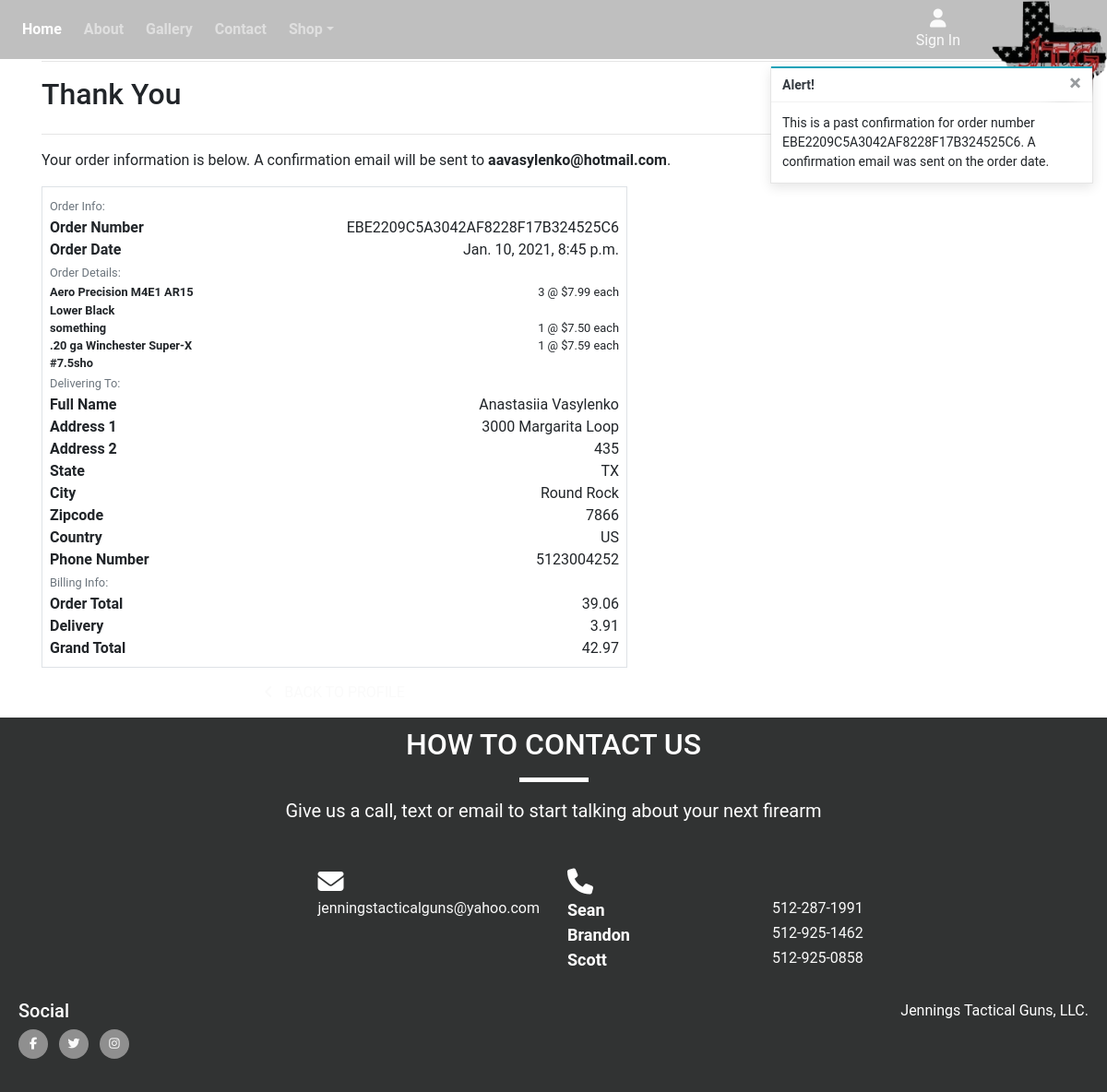
Screenshot of /profile/order_history/EBE2209C5A3042AF8228F17B324525C6 with the database file from the repository.
### checkout/models.py (models this page shows, shortened)
class Order(models.Model):
    order_number = models.CharField(max_length=32, null=False, editable=False)
    user_profile = models.ForeignKey(UserProfile, on_delete=models.SET_NULL,
                                     null=True, blank=True, related_name='orders')
    full_name = models.CharField(max_length=50, null=False, blank=False)
    email = models.EmailField(max_length=254, null=False, blank=False)
    phone_number = models.CharField(max_length=20, null=False, blank=False)
    country = CountryField(blank_label='Country *', null=False, blank=False)
    postal_code = models.CharField(max_length=5, null=False, blank=False)
    state = USStateField(max_length=9, null=False, blank=False)
    city = models.CharField(max_length=40, null=False, blank=False)
    street_address1 = models.CharField(max_length=80, null=False, blank=False)
    street_address2 = models.CharField(max_length=80, null=True, blank=True)
    date = models.DateTimeField(auto_now_add=True)
    delivery_cost = models.DecimalField(max_digits=6, decimal_places=2, null=False, default=0)
    order_total = models.DecimalField(max_digits=10, decimal_places=2, null=False, default=0)
    grand_total = models.DecimalField(max_digits=10, decimal_places=2, null=False, default=0)
    original_bag = models.TextField(null=False, blank=False, default='')
    stripe_pid = models.CharField(max_length=254, null=False, blank=False, default='')

class OrderLineItem(models.Model):
    order = models.ForeignKey(Order, null=False, blank=False, on_delete=models.CASCADE, related_name='lineitems')
    product = models.ForeignKey(Product, null=False, blank=False, on_delete=models.CASCADE)
    quantity = models.IntegerField(null=False, blank=False, default=0)
    lineitem_total = models.DecimalField(max_digits=6, decimal_places=2, null=False, blank=False, editable=False)

### products/models.py (models this page shows, shortened)
class Product(models.Model):
    category = models.ForeignKey('Category', null=True, blank=True, on_delete=models.SET_NULL)
    sku = models.CharField(max_length=254, null=True, blank=True)
    name = models.CharField(max_length=254)
    description = models.TextField()
    price = models.DecimalField(max_digits=6, decimal_places=2)
    is_available = models.BooleanField(default=True)
    image_url = models.URLField(max_length=1024, null=True, blank=True)
    image = models.ImageField(null=True, blank=True)

### profiles/views.py (the view)
# urls.py: path('order_history/<order_number>', views.order_history, name='order_history'),
def order_history(request, order_number):
    order = get_object_or_404(Order, order_number=order_number)
    messages.info(request, (
        f'This is a past confirmation for order number {order_number}. '
        'A confirmation email was sent on the order date.'
    ))
    template = 'checkout/checkout_success.html'
    context = {
        'order': order,
        'from_profile': True,
    }
    return render(request, template, context)

### bag/contexts.py (called while the page is built, shortened)
def bag_contents(request):
    bag_items = []
    total = 0
    product_count = 0
    bag = request.session.get('bag', {})
    delivery = total * Decimal(settings.STANDARD_DELIVERY_PERCENTAGE / 100)
    grand_total = delivery + total
    context = {
        'bag_items': bag_items,
        'total': total,
        'product_count': product_count,
        'delivery': delivery,
        'grand_total': grand_total,
    }
    return context

### checkout/templates/checkout/checkout_success.html (shortened to what this page needs)
{% extends "base.html" %}
{% load static %}
{% block extra_css %}
    <link rel="stylesheet" href="{% static 'checkout/css/checkout.css' %}">
{% endblock %}
{% block content %}
    <div class="container">
        <div class="row">
            <div class="col custom-mt-50">
                <hr>
                <h2 class="logo-font mb-4">Thank You</h2>
                <hr>
                <p class="text-black">Your order information is below. A confirmation email will be sent to <strong>{{ order.email }}</strong>.</p>
            </div>
        </div>
        <div class="row">
            <div class="col-12 col-lg-7">
                <div class="order-confirmation-wrapper p-2 border">
                    <div class="row">
                        <div class="col">
                            <small class="text-muted">Order Info:</small>
                        </div>
                    </div>
                    <div class="row">
                        <div class="col-12 col-md-4">
                            <p class="mb-0 text-black font-weight-bold">Order Number</p>
                        </div>
                        <div class="col-12 col-md-8 text-md-right">
                            <p class="mb-0">{{ order.order_number }}</p>
                        </div>
                    </div>
                    <div class="row">
                        <div class="col-12 col-md-4">
                            <p class="mb-0 text-black font-weight-bold">Order Date</p>
                        </div>
                        <div class="col-12 col-md-8 text-md-right">
                            <p class="mb-0">{{ order.date }}</p>
                        </div>
                    </div>
                    <div class="row">
                        <div class="col">
                            <small class="text-muted">Order Details:</small>
                        </div>
                    </div>
                    {% for item in order.lineitems.all %}
                    <div class="row">
                        <div class="col-12 col-md-4">
                            <p class="small mb-0 text-black font-weight-bold">
                                {{ item.product.name }}{% if item.product_size %} - Size {{ item.product.size|upper }}{% endif %}
                            </p>
                        </div>
                        <div class="col-12 col-md-8 text-md-right">
                            <p class="small mb-0">{{ item.quantity }} @ ${{ item.product.price }} each</p>
                        </div>
                    </div>
                    {% endfor %}
                    <div class="row">
                        <div class="col">
                            <small class="text-muted">Delivering To:</small>
                        </div>
                    </div>
                    <div class="row">
                        <div class="col-12 col-md-4">
                            <p class="mb-0 text-black font-weight-bold">Full Name</p>
                        </div>
                        <div class="col-12 col-md-8 text-md-right">
                            <p class="mb-0">{{ order.full_name }}</p>
                        </div>
                    </div>
                    <div class="row">
                        <div class="col-12 col-md-4">
                            <p class="mb-0 text-black font-weight-bold">Address 1</p>
                        </div>
                        <div class="col-12 col-md-8 text-md-right">
                            <p class="mb-0">{{ order.street_address1 }}</p>
                        </div>
                    </div>
                    {% if order.street_address2 %}
                    <div class="row">
                        <div class="col-12 col-md-4">
                            <p class="mb-0 text-black font-weight-bold">Address 2</p>
                        </div>
                        <div class="col-12 col-md-8 text-md-right">
                            <p class="mb-0">{{ order.street_address2 }}</p>
                        </div>
                    </div>
                    {% endif %}
                    {% if order.state %}
                    <div class="row">
                        <div class="col-12 col-md-4">
                            <p class="mb-0 text-black font-weight-bold">State</p>
                        </div>
                        <div class="col-12 col-md-8 text-md-right">
                            <p class="mb-0">{{ order.state }}</p>
                        </div>
                    </div>
                    {% endif %}
                    <div class="row">
                        <div class="col-12 col-md-4">
                            <p class="mb-0 text-black font-weight-bold">City</p>
                        </div>
                        <div class="col-12 col-md-8 text-md-right">
                            <p class="mb-0">{{ order.city }}</p>
                        </div>
                    </div>
                    {% if order.postal_code %}
                    <div class="row">
                        <div class="col-12 col-md-4">
                            <p class="mb-0 text-black font-weight-bold">Zipcode</p>
                        </div>
                        <div class="col-12 col-md-8 text-md-right">
                            <p class="mb-0">{{ order.postal_code }}</p>
                        </div>
                    </div>
                    {% endif %}
                    <div class="row">
                        <div class="col-12 col-md-4">
                            <p class="mb-0 text-black font-weight-bold">Country</p>
                        </div>
                        <div class="col-12 col-md-8 text-md-right">
                            <p class="mb-0">{{ order.country }}</p>
                        </div>
                    </div>
                    <div class="row">
                        <div class="col-12 col-md-4">
                            <p class="mb-0 text-black font-weight-bold">Phone Number</p>
                        </div>
                        <div class="col-12 col-md-8 text-md-right">
                            <p class="mb-0">{{ order.phone_number }}</p>
                        </div>
                    </div>
                    <div class="row">
                        <div class="col">
                            <small class="text-muted">Billing Info:</small>
                        </div>
                    </div>
                    <div class="row">
                        <div class="col-12 col-md-4">
                            <p class="mb-0 text-black font-weight-bold">Order Total</p>
                        </div>
                        <div class="col-12 col-md-8 text-md-right">
                            <p class="mb-0">{{ order.order_total }}</p>
                        </div>
                    </div>
                    <div class="row">
                        <div class="col-12 col-md-4">
                            <p class="mb-0 text-black font-weight-bold">Delivery</p>
                        </div>
                        <div class="col-12 col-md-8 text-md-right">
                            <p class="mb-0">{{ order.delivery_cost }}</p>
                        </div>
                    </div>
                    <div class="row">
                        <div class="col-12 col-md-4">
                            <p class="mb-0 text-black font-weight-bold">Grand Total</p>
                        </div>
                        <div class="col-12 col-md-8 text-md-right">
                            <p class="mb-0">{{ order.grand_total }}</p>
                        </div>
                    </div>
                </div>
            </div>
        </div>
        <div class="row">
			<div class="col-12 col-lg-7 text-right">
                {% if from_profile %}
                    <a href="#" class="btn btn-black rounded-0 my-2">
                        <span class="icon mr-2">
                            <i class="fas fa-angle-left"></i>
                        </span>
                        <span class="text-uppercase">Back to Profile</span>
                    </a>
                {% endif %}
			</div>
		</div>
    </div>
{% endblock %}

### static/css/base.css (style rules this page uses)
body { font-family: "Roboto", sans-serif; }
html, body { overflow-x: hidden; }
a { color: #fafafa; }
a:link { text-decoration: none; color: #fafafa; }
.btn { width: -webkit-fill-available; margin: 5px 0; }
.custom-mt-50 { margin-top: 50px; }

### rows the page displays
Order: email "aavasylenko@hotmail.com", order_number "EBE2209C5A3042AF8228F17B324525C6", date "Jan. 10, 2021, 8:45 p.m.", full_name "Anastasiia Vasylenko", street_address1 "3000 Margarita Loop", street_address2 "435", state "TX", city "Round Rock", postal_code "7866", country "US", phone_number "5123004252", order_total "39.06", delivery_cost "3.91", grand_total "42.97"
OrderLineItem: product.name "Aero Precision M4E1 AR15 Lower Black", quantity "3", product.price "7.99"
OrderLineItem: product.name "something", quantity "1", product.price "7.50"
OrderLineItem: product.name ".20 ga Winchester Super-X #7.5sho", quantity "1", product.price "7.59"

### other values shown
{{ message }} "This is a past confirmation for order number EBE2209C5A3042AF8228F17B324525C6. A confirmation email was sent on the order date."
